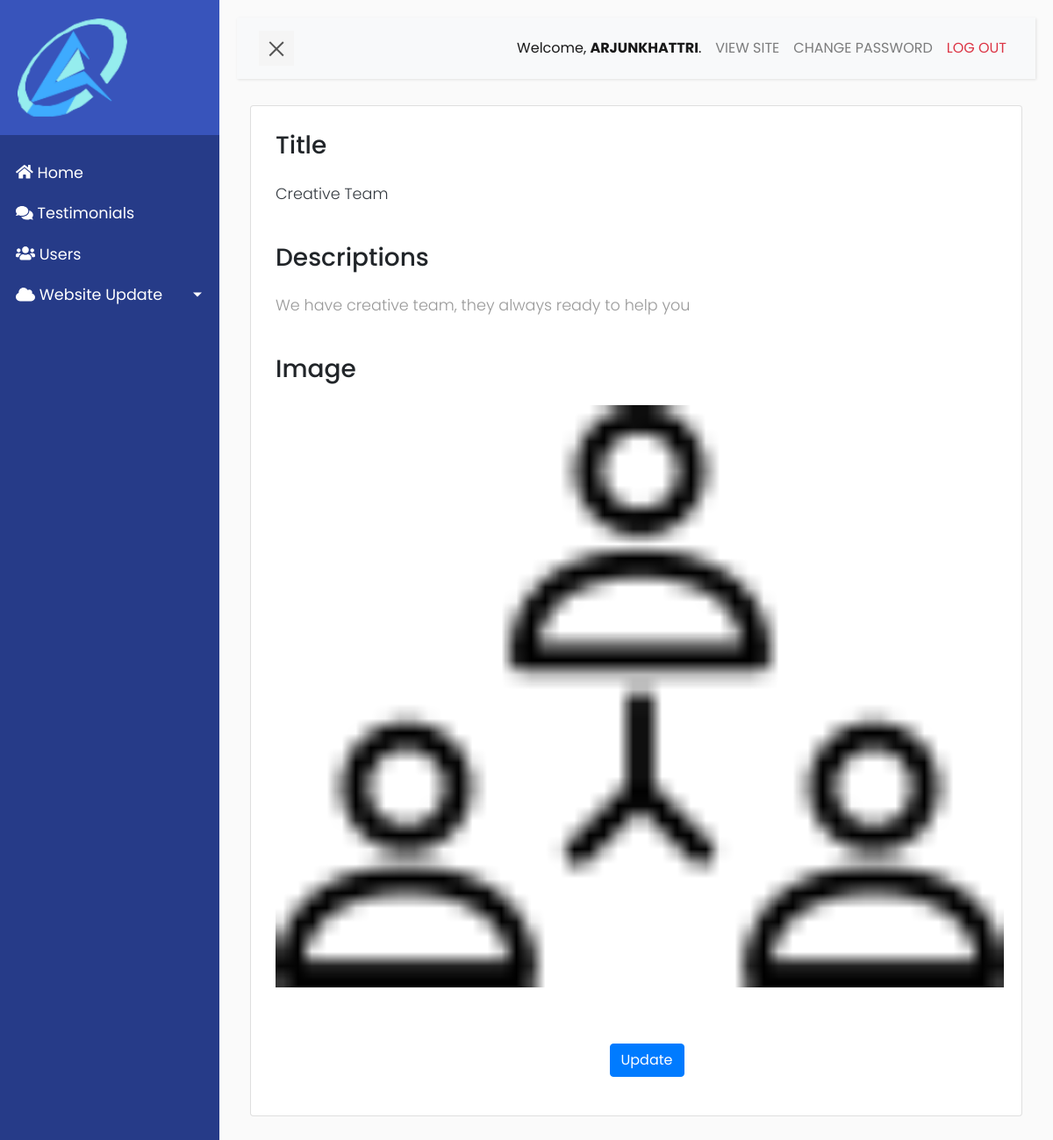
The page /features/detail/Creative Team/ (signed in) on the database its author committed.
### constructionapp/models.py (models this page shows, shortened)
class Features(models.Model):
    title = models.CharField(max_length=254, null=False, blank=False, default='')
    description = RichTextUploadingField(blank=True, null=True)
    image = models.ImageField(upload_to='media/features')

### constructionapp/views.py (the view)
# urls.py: path('features/detail/<str:name>/', views.feature_detail, name = 'feature_detail'),
@login_required
def feature_detail(request, name):
    feature = Features.objects.get(title=name)
    context = {'feature': feature}
    return render(request, 'page/features/details.html', context)

### constructionapp/templates/page/features/details.html (shortened to what this page needs)
{% extends 'base.html' %}
{% load static %}
{% block content %}
<div class="container">
    {% if feature %}
        <div class="row">
            <div class="col-xs-12 col-sm-12 col-md-12 col-xl-12">
                <div class="card mb-4 pl-2 pt-2">
                    <div class="card-body mb-2">
                        <h3 class="mb-4">Title</h3>
                        <p class="card-text text-dark text-justify" >
                            {{feature.title }}
                        </p><br>
                        <h3 class="mb-4">Descriptions</h3>
                        <p class="card-text text-dark text-justify" >
                            {{feature.description | safe }}
                        </p><br>
                        <h3 class="mb-4">Image</h3>
                        <img class="card-img-top" src="/media/{{feature.image}}">
                        <br><br><br>
                            <div class="form-group text-center" >
                                <a href="{% url 'update_features' feature.title %}" class="btn btn-primary text mt-3 mt-3 ml-3">
                                    Update
                                </a>
                            </div>
                    </div>
                </div>
            </div>
        </div>
   {% endif %}
</div>
{% endblock content %}

### constructionapp/templates/base.html (shortened to what this page needs)
{% load static %}
<!DOCTYPE html>
<html>
<head>
    <link
        rel="stylesheet"
        href="https://stackpath.bootstrapcdn.com/bootstrap/4.1.0/css/bootstrap.min.css"
>
    <link
        rel="stylesheet" href="{% static 'css/base.css' %}">
    <link
        rel="stylesheet"
        href="https://use.fontawesome.com/releases/v5.2.0/css/all.css"
>
</head>
<body>
    <div class="wrapper">
        <nav id="sidebar">
            <div class="sidebar-header">
                <a href="https://eliteconsultancy.netlify.app/">
                    <img src="{% static 'images/logo.png' %}" alt="NGT Logo" class="img-responsive" style="width:60%;height: auto;">
                </a>
            </div>
            <ul class="list-unstyled components ml-2">
                <li class="active">
                    <a href="{% url 'dashboard' %}">
                        <i class="fa fa-home" aria-hidden="true"></i>
                        Home
                    </a>
                </li>
                <li>
                    <a href="{% url 'testimonials_list' %}">
                        <i class="fa fa-comments" aria-hidden="true"></i>
                        Testimonials
                    </a>
                </li>
                <li>
                    <a href="{% url 'list_admins' %}">
                        <i class="fa fa-users" aria-hidden="true"></i>
                        Users
                    </a>
                </li>
                <li >
                    <a href="#uiSubmenu" data-toggle="collapse" aria-expanded="false" class="dropdown-toggle">
                        <i class="fa fa-cloud" aria-hidden="true"></i>
                        Website Update
                    </a>
                </li>
        </nav>
        <div id="content">
            <nav class="navbar navbar-expand-lg navbar-light bg-light">
                <div class="container-fluid">
                    <button type="button" id="sidebarCollapse" class="navbar-btn">
                        <span></span>
                    </button>
                    <div class="collapse navbar-collapse" id="navbarSupportedContent">
                        <ul class="nav navbar-nav ml-auto">
                            <li class="nav-item active">
                                <div class="nav-link text-capitalize" >Welcome, <span class="text-uppercase font-weight-bold">{{user.get_username}}</span>. </div>
                            </li>
                            <li class="nav-item">
                                <a href="https://eliteconsultancy.netlify.app/" target="_blank" class="text-uppercase nav-link">View Site</a>
                            </li>
                            <li class="nav-item">
                                <a href="{% url 'change_admin_pw' %}" class="nav-link text-uppercase">Change Password</a>
                            </li>
                            <li class="nav-item">
                                <a href="{% url 'admin_logout' %}" class="text-uppercase nav-link text-danger">Log out</a>
                            </li>
                        </ul>
                    </div>
                </div>
            </nav>
            {% block content %}
            {% endblock content %}
    </div>
</body>
</html>

### static/css/base.css (style rules this page uses)
body { font-family: 'Poppins', sans-serif; background: #fafafa; }
p { font-family: 'Poppins', sans-serif; font-size: 1.1em; font-weight: 300; line-height: 1.7em; color: #999; }
a, a:hover, a:focus { color: inherit; text-decoration: none; transition: all 0.3s; }
.navbar { padding: 15px 10px; background: #fff; border: none; border-radius: 0; margin-bottom: 30px; box-shadow: 1px 1px 3px rgba(0, 0, 0, 0.1); }
.navbar-btn { box-shadow: none; outline: none !important; border: none; }
.wrapper { display: flex; width: 100%; align-items: stretch; perspective: 1500px; }
#sidebar { min-width: 250px; max-width: 250px; background: #263b88; color: #fff; transition: all 0.6s cubic-bezier(0.945, 0.020, 0.270, 0.665); transform-origin: bottom left; }
#sidebar .sidebar-header { padding: 20px; background: #3854bb; }
#sidebar ul.components { padding: 20px 0; }
#sidebar ul li a { padding: 10px; font-size: 1.1em; display: block; }
#sidebar ul li.active > a, a[aria-expanded="true"] { color: #fff; background: #263b88; }
a[data-toggle="collapse"] { position: relative; }
.dropdown-toggle::after { display: block; position: absolute; top: 50%; right: 20px; transform: translateY(-50%); }
#content { width: 100%; padding: 20px; min-height: 100vh; transition: all 0.3s; }
#sidebarCollapse { width: 40px; height: 40px; background: #f5f5f5; cursor: pointer; }
#sidebarCollapse span { width: 80%; height: 2px; margin: 0 auto; display: block; background: #555; transition: all 0.8s cubic-bezier(0.810, -0.330, 0.345, 1.375); transition-delay: 0.2s; }
#sidebarCollapse span:last-of-type { transform: rotate(-45deg) translate(1px, -1px); }

### rows shown on the page
Features: title "Creative Team", description "We have creative team, they always ready to help you", image (picture)

### other values the page prints
{{ user.get_username }} "ARJUNKHATTRI"
